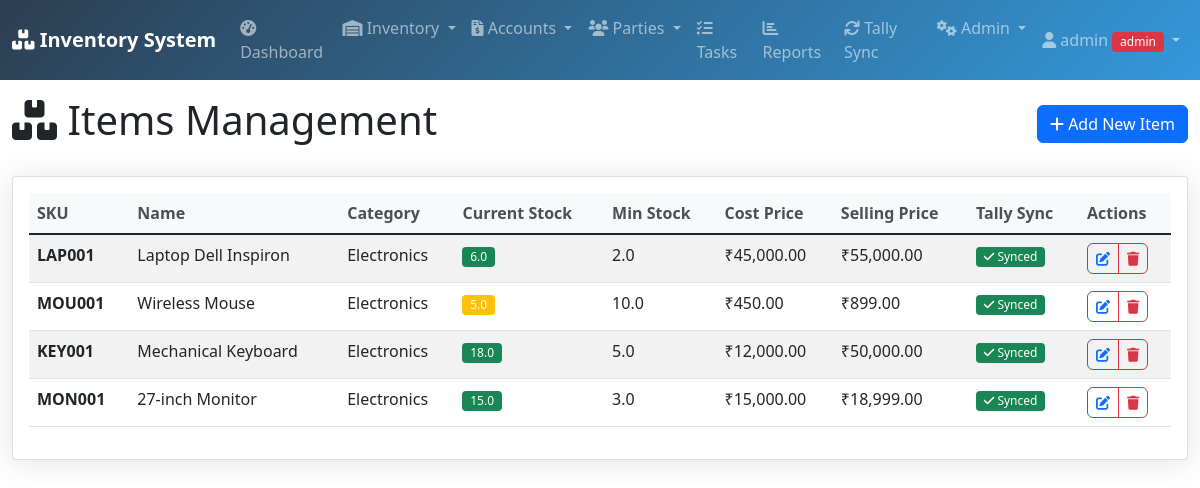
Screenshot of /items (signed in) with the database file from the repository.
### database.py (models this page shows, shortened)
class User(UserMixin, db.Model):
    id = db.Column(db.Integer, primary_key=True)
    username = db.Column(db.String(80), unique=True, nullable=False)
    password = db.Column(db.String(120), nullable=False)
    role = db.Column(db.String(20), default='user')
    email = db.Column(db.String(120))
    phone = db.Column(db.String(20))
    created_date = db.Column(db.DateTime, default=datetime.utcnow)
    is_active = db.Column(db.Boolean, default=True)

class Item(db.Model):
    id = db.Column(db.Integer, primary_key=True)
    name = db.Column(db.String(100), nullable=False)
    sku = db.Column(db.String(50), unique=True, nullable=False)
    category = db.Column(db.String(50))
    current_stock = db.Column(db.Float, default=0)
    min_stock_level = db.Column(db.Float, default=5)
    cost_price = db.Column(db.Float, nullable=False)
    selling_price = db.Column(db.Float, nullable=False)
    created_date = db.Column(db.DateTime, default=datetime.utcnow)
    tally_synced = db.Column(db.Boolean, default=False)
    tally_guid = db.Column(db.String(100))

### app.py (the view)
@app.route('/items')
@login_required
def items():
    try:
        all_items = Item.query.all()
        return render_template('items.html', items=all_items, format_currency=format_currency)
    except Exception as e:
        flash(f'Error loading items: {str(e)}', 'danger')
        return render_template('items.html', items=[], format_currency=format_currency)

### app.py (called while the page is built)
@login_manager.user_loader
def load_user(user_id):
    return User.query.get(int(user_id))

def format_currency(amount):
    return f"₹{amount:,.2f}"

### templates/items.html (shortened to what this page needs)
{% extends "base.html" %}
{% block content %}
<div class="row">
    <div class="col-12">
        <div class="d-flex justify-content-between align-items-center mb-4">
            <h1><i class="fas fa-boxes"></i> Items Management</h1>
            <button type="button" class="btn btn-primary" data-bs-toggle="modal" data-bs-target="#addItemModal">
                <i class="fas fa-plus"></i> Add New Item
            </button>
        </div>
    </div>
</div>
<div class="card shadow">
    <div class="card-body">
        <div class="table-responsive">
            <table class="table table-striped table-hover">
                <thead class="table-dark">
                    <tr>
                        <th>SKU</th>
                        <th>Name</th>
                        <th>Category</th>
                        <th>Current Stock</th>
                        <th>Min Stock</th>
                        <th>Cost Price</th>
                        <th>Selling Price</th>
                        <th>Tally Sync</th>
                        <th>Actions</th>
                    </tr>
                </thead>
                <tbody>
                    {% for item in items %}
                    <tr>
                        <td><strong>{{ item.sku }}</strong></td>
                        <td>{{ item.name }}</td>
                        <td>{{ item.category or '-' }}</td>
                        <td>
                            <span class="badge {% if item.current_stock <= 0 %}bg-danger{% elif item.current_stock <= item.min_stock_level %}bg-warning{% else %}bg-success{% endif %}">
                                {{ item.current_stock }}
                            </span>
                        </td>
                        <td>{{ item.min_stock_level }}</td>
                        <td>{{ format_currency(item.cost_price) }}</td>
                        <td>{{ format_currency(item.selling_price) }}</td>
                        <td>
                            {% if item.tally_synced %}
                            <span class="badge bg-success"><i class="fas fa-check"></i> Synced</span>
                            {% else %}
                            <span class="badge bg-warning"><i class="fas fa-sync"></i> Not Synced</span>
                            {% endif %}
                        </td>
                        <td>
                            <div class="btn-group btn-group-sm">
                                <button class="btn btn-outline-primary" data-bs-toggle="modal" data-bs-target="#editItemModal{{ item.id }}">
                                    <i class="fas fa-edit"></i>
                                </button>
                                <a href="{{ url_for('delete_item', item_id=item.id) }}" class="btn btn-outline-danger" onclick="return confirm('Are you sure you want to delete this item?')">
                                    <i class="fas fa-trash"></i>
                                </a>
                            </div>
                        </td>
                    </tr>
                    {% endfor %}
                </tbody>
            </table>
        </div>
    </div>
</div>
{% endblock %}

### templates/base.html (shortened to what this page needs)
<!DOCTYPE html>
<html lang="en">
<head>
    <link href="https://cdn.jsdelivr.net/npm/bootstrap@5.1.3/dist/css/bootstrap.min.css" rel="stylesheet">
    <link href="https://cdnjs.cloudflare.com/ajax/libs/font-awesome/6.0.0/css/all.min.css" rel="stylesheet">
    <link href="{{ url_for('static', filename='style.css') }}" rel="stylesheet">
</head>
<body>
    <nav class="navbar navbar-expand-lg navbar-dark bg-dark">
        <div class="container-fluid">
            <a class="navbar-brand" href="{{ url_for('dashboard') }}">
                <i class="fas fa-boxes"></i> Inventory System
            </a>
            <div class="collapse navbar-collapse" id="navbarNav">
                <ul class="navbar-nav me-auto">
                    {% if current_user.is_authenticated %}
                    <li class="nav-item">
                        <a class="nav-link" href="{{ url_for('dashboard') }}">
                            <i class="fas fa-tachometer-alt"></i> Dashboard
                        </a>
                    </li>
                    <li class="nav-item dropdown">
                        <a class="nav-link dropdown-toggle" href="#" id="inventoryDropdown" role="button" data-bs-toggle="dropdown">
                            <i class="fas fa-warehouse"></i> Inventory
                        </a>
                    </li>
                    <li class="nav-item dropdown">
                        <a class="nav-link dropdown-toggle" href="#" id="accountsDropdown" role="button" data-bs-toggle="dropdown">
                            <i class="fas fa-file-invoice-dollar"></i> Accounts
                        </a>
                    </li>
                    <li class="nav-item dropdown">
                        <a class="nav-link dropdown-toggle" href="#" id="partiesDropdown" role="button" data-bs-toggle="dropdown">
                            <i class="fas fa-users"></i> Parties
                        </a>
                    </li>
                    <li class="nav-item">
                        <a class="nav-link" href="{{ url_for('tasks') }}">
                            <i class="fas fa-tasks"></i> Tasks
                        </a>
                    </li>
                    <li class="nav-item">
                        <a class="nav-link" href="{{ url_for('reports') }}">
                            <i class="fas fa-chart-bar"></i> Reports
                        </a>
                    </li>
                    <li class="nav-item">
                        <a class="nav-link" href="{{ url_for('tally_sync') }}">
                            <i class="fas fa-sync"></i> Tally Sync
                        </a>
                    </li>
                    {% if current_user.role == 'admin' %}
                    <li class="nav-item dropdown">
                        <a class="nav-link dropdown-toggle" href="#" id="adminDropdown" role="button" data-bs-toggle="dropdown">
                            <i class="fas fa-cogs"></i> Admin
                        </a>
                    </li>
                    {% endif %}
                    {% endif %}
                </ul>
                <ul class="navbar-nav">
                    {% if current_user.is_authenticated %}
                    <li class="nav-item dropdown">
                        <a class="nav-link dropdown-toggle" href="#" id="userDropdown" role="button" data-bs-toggle="dropdown">
                            <i class="fas fa-user"></i> {{ current_user.username }}
                            <span class="badge bg-{% if current_user.role == 'admin' %}danger{% else %}info{% endif %}">
                                {{ current_user.role }}
                            </span>
                        </a>
                    </li>
                    {% else %}
                    <li class="nav-item">
                        <a class="nav-link" href="{{ url_for('login') }}">
                            <i class="fas fa-sign-in-alt"></i> Login
                        </a>
                    </li>
                    {% endif %}
                </ul>
            </div>
        </div>
    </nav>
    <div class="container-fluid mt-3">
        {% block content %}{% endblock %}
    </div>
</body>
</html>

### static/style.css (style rules this page uses)
.table th { border-top: none; font-weight: 600; color: #495057; background-color: #f8f9fa; }
.badge { font-size: 0.75em; font-weight: 500; }
.btn { border-radius: 0.375rem; font-weight: 500; transition: all 0.2s; }
.btn-group-sm > .btn { border-radius: 0.375rem; }
.navbar-brand { font-weight: 700; }
.navbar-dark { background: linear-gradient(135deg, #2c3e50 0%, #3498db 100%) !important; }
.shadow { box-shadow: 0 0.15rem 1.75rem 0 rgba(58, 59, 69, 0.15) !important; }

### rows the page displays
User: username "admin", role "admin"
Item: sku "LAP001", name "Laptop Dell Inspiron", category "Electronics", current_stock "6.0", min_stock_level "2.0", cost_price "₹45,000.00", selling_price "₹55,000.00", tally_synced True (drawn)
Item: sku "MOU001", name "Wireless Mouse", category "Electronics", current_stock "5.0", min_stock_level "10.0", cost_price "₹450.00", selling_price "₹899.00", tally_synced True (drawn)
Item: sku "KEY001", name "Mechanical Keyboard", category "Electronics", current_stock "18.0", min_stock_level "5.0", cost_price "₹12,000.00", selling_price "₹50,000.00", tally_synced True (drawn)
Item: sku "MON001", name "27-inch Monitor", category "Electronics", current_stock "15.0", min_stock_level "3.0", cost_price "₹15,000.00", selling_price "₹18,999.00", tally_synced True (drawn)
